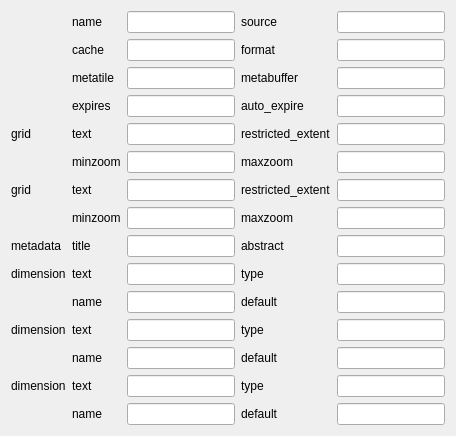
     <widget class="QWidget" name="tab_3">
      <attribute name="title">
       <string>Tileset</string>
      </attribute>
      <layout class="QGridLayout" name="gridLayout_8">
       <item row="3" column="2">
        <widget class="QLineEdit" name="txtTilesetName">
         <property name="text">
          <string/>
         </property>
        </widget>
       </item>
       <item row="3" column="4">
        <widget class="QLineEdit" name="txtTilesetSource">
         <property name="text">
          <string/>
         </property>
        </widget>
       </item>
       <item row="3" column="1">
        <widget class="QLabel" name="label_20">
         <property name="text">
          <string>name</string>
         </property>
        </widget>
       </item>
       <item row="3" column="3">
        <widget class="QLabel" name="label_199">
         <property name="text">
          <string>source</string>
         </property>
        </widget>
       </item>
       <item row="9" column="3">
        <widget class="QLabel" name="label_81">
         <property name="text">
          <string>restricted_extent</string>
         </property>
        </widget>
       </item>
       <item row="8" column="1">
        <widget class="QLabel" name="label_23">
         <property name="text">
          <string>minzoom</string>
         </property>
        </widget>
       </item>
       <item row="9" column="2">
        <widget class="QLineEdit" name="txtTilesetGridText_2"/>
       </item>
       <item row="10" column="2">
        <widget class="QLineEdit" name="txtTilesetGridMinzoom_2"/>
       </item>
       <item row="11" column="2">
        <widget class="QLineEdit" name="txtTilesetMetadataTitle"/>
       </item>
       <item row="11" column="1">
        <widget class="QLabel" name="label_84">
         <property name="text">
          <string>title</string>
         </property>
        </widget>
       </item>
       <item row="17" column="1">
        <widget class="QLabel" name="label_97">
         <property name="text">
          <string>text</string>
         </property>
        </widget>
       </item>
       <item row="18" column="3">
        <widget class="QLabel" name="label_100">
         <property name="text">
          <string>default</string>
         </property>
        </widget>
       </item>
       <item row="18" column="1">
        <widget class="QLabel" name="label_98">
         <property name="text">
          <string>name</string>
         </property>
        </widget>
       </item>
       <item row="17" column="0">
        <widget class="QLabel" name="label_101">
         <property name="text">
          <string>dimension</string>
         </property>
        </widget>
       </item>
       <item row="15" column="1">
        <widget class="QLabel" name="label_92">
         <property name="text">
          <string>text</string>
         </property>
        </widget>
       </item>
       <item row="16" column="3">
        <widget class="QLabel" name="label_96">
         <property name="text">
          <string>default</string>
         </property>
        </widget>
       </item>
       <item row="16" column="2">
        <widget class="QLineEdit" name="txtTilesetDimensionName_1"/>
       </item>
       <item row="19" column="1">
        <widget class="QLabel" name="label_102">
         <property name="text">
          <string>text</string>
         </property>
        </widget>
       </item>
       <item row="18" column="4">
        <widget class="QLineEdit" name="txtTilesetDimensionDefault_2"/>
       </item>
       <item row="17" column="4">
        <widget class="QLineEdit" name="txtTilesetDimensionType_2"/>
       </item>
       <item row="7" column="0">
        <widget class="QLabel" name="label_77">
         <property name="text">
          <string>grid</string>
         </property>
        </widget>
       </item>
       <item row="11" column="0">
        <widget class="QLabel" name="label_86">
         <property name="text">
          <string>metadata</string>
         </property>
        </widget>
       </item>
       <item row="7" column="1">
        <widget class="QLabel" name="label_78">
         <property name="text">
          <string>text</string>
         </property>
        </widget>
       </item>
       <item row="10" column="3">
        <widget class="QLabel" name="label_82">
         <property name="text">
          <string>maxzoom</string>
         </property>
        </widget>
       </item>
       <item row="7" column="4">
        <widget class="QLineEdit" name="txtTilesetGridRestrictedExtent_1"/>
       </item>
       <item row="8" column="3">
        <widget class="QLabel" name="label_24">
         <property name="text">
          <string>maxzoom</string>
         </property>
        </widget>
       </item>
       <item row="15" column="2">
        <widget class="QLineEdit" name="txtTilesetDimensionText_1"/>
       </item>
       <item row="7" column="3">
        <widget class="QLabel" name="label_22">
         <property name="text">
          <string>restricted_extent</string>
         </property>
        </widget>
       </item>
       <item row="8" column="4">
        <widget class="QLineEdit" name="txtTilesetGridMaxzoom_1"/>
       </item>
       <item row="7" column="2">
        <widget class="QLineEdit" name="txtTilesetGridText_1"/>
       </item>
       <item row="10" column="1">
        <widget class="QLabel" name="label_80">
         <property name="text">
          <string>minzoom</string>
         </property>
        </widget>
       </item>
       <item row="10" column="4">
        <widget class="QLineEdit" name="txtTilesetGridMaxzoom_2"/>
       </item>
       <item row="9" column="4">
        <widget class="QLineEdit" name="txtTilesetGridRestrictedExtent_2"/>
       </item>
       <item row="11" column="3">
        <widget class="QLabel" name="label_85">
         <property name="text">
          <string>abstract</string>
         </property>
        </widget>
       </item>
       <item row="18" column="2">
        <widget class="QLineEdit" name="txtTilesetDimensionName_2"/>
       </item>
       <item row="16" column="4">
        <widget class="QLineEdit" name="txtTilesetDimensionDefault_1"/>
       </item>
       <item row="15" column="4">
        <widget class="QLineEdit" name="txtTilesetDimensionType_1"/>
       </item>
       <item row="17" column="3">
        <widget class="QLabel" name="label_99">
         <property name="text">
          <string>type</string>
         </property>
        </widget>
       </item>
       <item row="15" column="3">
        <widget class="QLabel" name="label_93">
         <property name="text">
          <string>type</string>
         </property>
        </widget>
       </item>
       <item row="15" column="0">
        <widget class="QLabel" name="label_94">
         <property name="text">
          <string>dimension</string>
         </property>
        </widget>
       </item>
       <item row="11" column="4">
        <widget class="QLineEdit" name="txtTilesetMetadataAbstract"/>
       </item>
       <item row="9" column="0">
        <widget class="QLabel" name="label_83">
         <property name="text">
          <string>grid</string>
         </property>
        </widget>
       </item>
       <item row="9" column="1">
        <widget class="QLabel" name="label_79">
         <property name="text">
          <string>text</string>
         </property>
        </widget>
       </item>
       <item row="8" column="2">
        <widget class="QLineEdit" name="txtTilesetGridMinzoom_1"/>
       </item>
       <item row="17" column="2">
        <widget class="QLineEdit" name="txtTilesetDimensionText_2"/>
       </item>
       <item row="16" column="1">
        <widget class="QLabel" name="label_95">
         <property name="text">
          <string>name</string>
         </property>
        </widget>
       </item>
       <item row="20" column="1">
        <widget class="QLabel" name="label_103">
         <property name="text">
          <string>name</string>
         </property>
        </widget>
       </item>
       <item row="19" column="0">
        <widget class="QLabel" name="label_104">
         <property name="text">
          <string>dimension</string>
         </property>
        </widget>
       </item>
       <item row="19" column="3">
        <widget class="QLabel" name="label_105">
         <property name="text">
          <string>type</string>
         </property>
        </widget>
       </item>
       <item row="20" column="3">
        <widget class="QLabel" name="label_106">
         <property name="text">
          <string>default</string>
         </property>
        </widget>
       </item>
       <item row="19" column="2">
        <widget class="QLineEdit" name="txtTilesetDimensionText_3"/>
       </item>
       <item row="20" column="2">
        <widget class="QLineEdit" name="txtTilesetDimensionName_3"/>
       </item>
       <item row="19" column="4">
        <widget class="QLineEdit" name="txtTilesetDimensionType_3"/>
       </item>
       <item row="20" column="4">
        <widget class="QLineEdit" name="txtTilesetDimensionDefault_3"/>
       </item>
       <item row="4" column="4">
        <widget class="QLineEdit" name="txtTilesetFormat"/>
       </item>
       <item row="5" column="3">
        <widget class="QLabel" name="label_89">
         <property name="text">
          <string>metabuffer</string>
         </property>
        </widget>
       </item>
       <item row="5" column="2">
        <widget class="QLineEdit" name="txtTilesetMetatile"/>
       </item>
       <item row="4" column="2">
        <widget class="QLineEdit" name="txtTilesetCache"/>
       </item>
       <item row="5" column="1">
        <widget class="QLabel" name="label_88">
         <property name="text">
          <string>metatile</string>
         </property>
        </widget>
       </item>
       <item row="4" column="3">
        <widget class="QLabel" name="label_87">
         <property name="text">
          <string>format</string>
         </property>
        </widget>
       </item>
       <item row="5" column="4">
        <widget class="QLineEdit" name="txtTilesetMetabuffer"/>
       </item>
       <item row="4" column="1">
        <widget class="QLabel" name="label_129">
         <property name="text">
          <string>cache</string>
         </property>
        </widget>
       </item>
       <item row="6" column="1">
        <widget class="QLabel" name="label_90">
         <property name="text">
          <string>expires</string>
         </property>
        </widget>
       </item>
       <item row="6" column="2">
        <widget class="QLineEdit" name="txtTilesetExpires"/>
       </item>
       <item row="6" column="3">
        <widget class="QLabel" name="label_91">
         <property name="text">
          <string>auto_expire</string>
         </property>
        </widget>
       </item>
       <item row="6" column="4">
        <widget class="QLineEdit" name="txtTilesetAutoExpire"/>
       </item>
      </layout>
     </widget>
